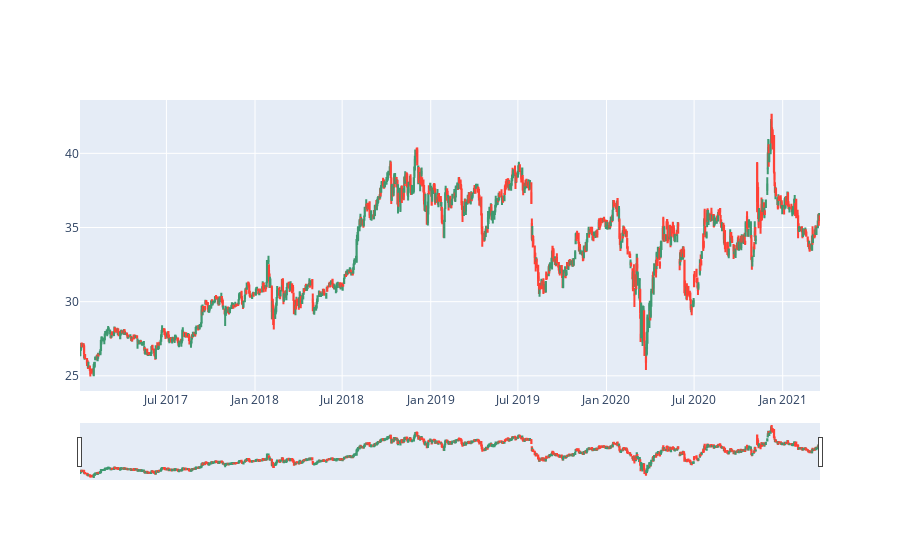

Notebook code for this chart:
### Code cell
# TutoriaL: https://analyticsindiamag.com/hands-on-guide-to-using-yfinance-api-in-python/
import plotly.graph_objects as go
pfizer = yf.Ticker('PFE')
pfizer  =  pfizer.history(start=start_date,  end=end_date)
fig = go.Figure(data=[go.Candlestick(x=pfizer.index,
                                     open=pfizer['Open'],
                                     high=pfizer['High'],
                                     low=pfizer['Low'],
                                     close=pfizer['Close'])])
fig.show()

### Figure 1 — Plotly figure (JSON) as saved in the notebook; plotly's stock layout.template omitted (floating-point values rounded to 4 significant figures; data arrays with more than 128 entries replaced by an {"elided": "..."} marker saying what was removed)
{"data": [{"close": {"elided": "1060 float values"}, "high": {"elided": "1060 float values"}, "low": {"elided": "1060 float values"}, "open": {"elided": "1060 float values"}, "type": "candlestick", "x": {"elided": "1060 str values"}}], "layout": {}}
